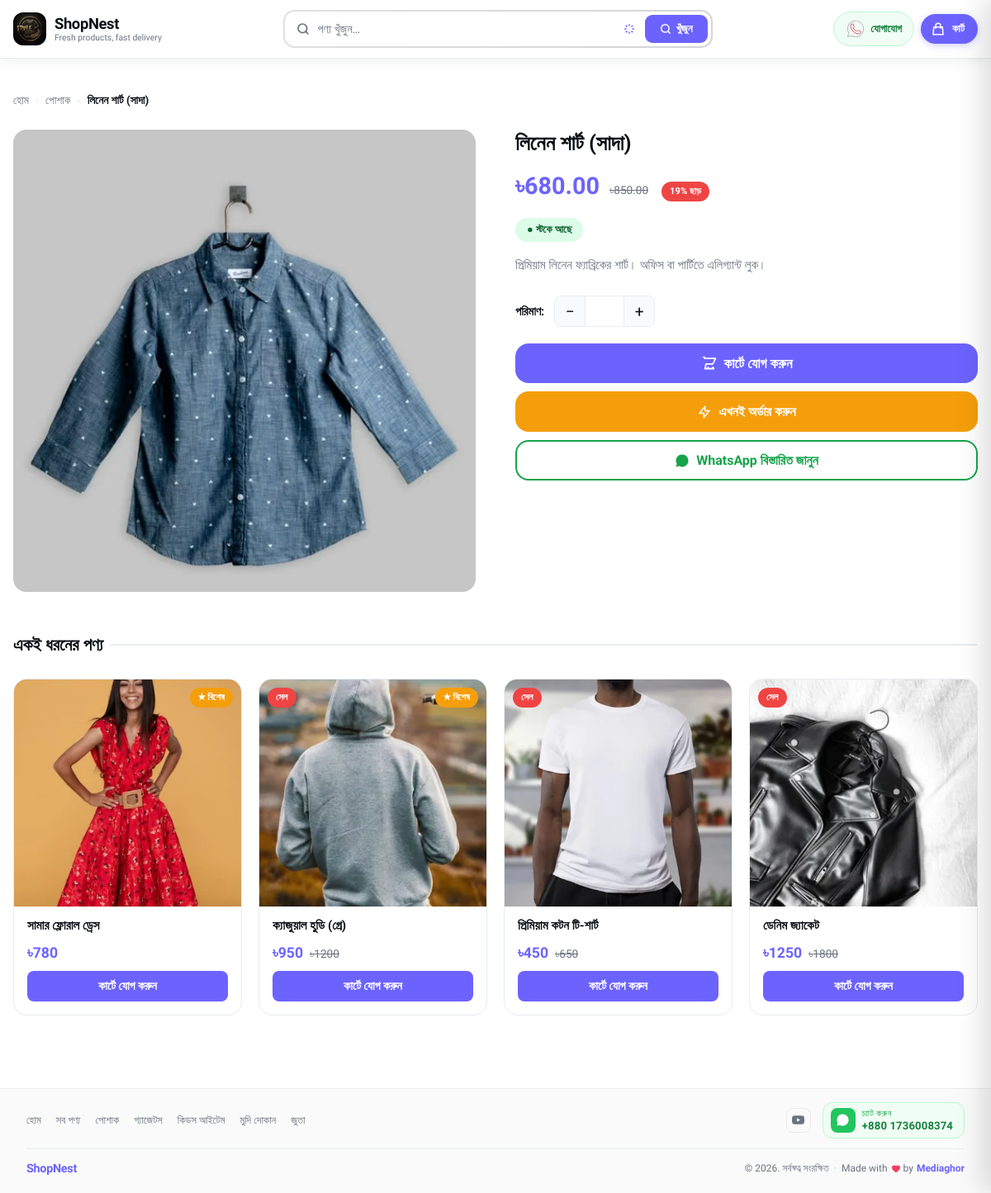
/product/linen-shirt-white, run on the app's committed database.
### tables this page shows
CREATE TABLE categories (
            id         INTEGER PRIMARY KEY AUTOINCREMENT,
            name       TEXT NOT NULL,
            slug       TEXT UNIQUE NOT NULL,
            sort_order INTEGER DEFAULT 0
        );

CREATE TABLE products (
            id          INTEGER PRIMARY KEY AUTOINCREMENT,
            name        TEXT NOT NULL,
            slug        TEXT UNIQUE NOT NULL,
            description TEXT,
            price       REAL NOT NULL,
            old_price   REAL,
            stock       INTEGER DEFAULT 0,
            category_id INTEGER REFERENCES categories(id),
            image       TEXT,
            is_active   INTEGER DEFAULT 1,
            is_featured INTEGER DEFAULT 0,
            created_at  TEXT DEFAULT (datetime('now'))
        );

### main.py (the view)
@app.get("/product/{slug}", response_class=HTMLResponse)
async def product_detail(slug: str, request: Request):
    async for db in get_db():
        base = await ctx(request, db)
        product = await fetch_product_by_slug(db, slug)
        if not product or not product["is_active"]:
            raise HTTPException(404)
        categories = await fetch_categories(db)
        related = []
        if product["category_id"]:
            related = await fetch_related_products(db, product["category_id"], product["id"])
        return templates.TemplateResponse(request,
            "shop/product.html",
            {**base, "product": product, "categories": categories, "related": related},
        )

### templates/shop/product.html (shortened to what this page needs)
{% extends "base.html" %}
{% block content %}
<div class="container">
  <div class="section">
    <nav class="breadcrumb">
      <a href="/">হোম</a>
      <span>›</span>
      {% if product.category_slug %}
      <a href="/category/{{ product.category_slug }}">{{ product.category_name }}</a>
      <span>›</span>
      {% endif %}
      <span>{{ product.name }}</span>
    </nav>
    <div class="product-detail-grid"
         x-data="{
           qty: 1,
           addToCart() {
             for (let i = 0; i < this.qty; i++) $store.cart.addItem(window.__pd);
           },
           orderNow() {
             for (let i = 0; i < this.qty; i++) $store.cart.addItem(window.__pd);
             $store.cart.openCheckout();
           }
         }">
      <div class="product-detail-img">
        {% if product.image %}
        <img src="/static/uploads/products/{{ product.image }}" alt="{{ product.name }}"
             width="800" height="800">
        {% else %}
        <div class="product-detail-placeholder">📦</div>
        {% endif %}
      </div>
      <div class="product-detail-info">
        <h1>{{ product.name }}</h1>
        <div class="product-detail-price">
          <span class="price-current">{{ settings.currency_symbol }}{{ "%.2f"|format(product.price) }}</span>
          {% if product.old_price and product.old_price > product.price %}
          <span class="price-old">{{ settings.currency_symbol }}{{ "%.2f"|format(product.old_price) }}</span>
          <span class="badge-sale" style="position:static;margin-left:4px;">
            {{ ((1 - product.price / product.old_price) * 100) | int }}% ছাড়
          </span>
          {% endif %}
        </div>
        {% if product.stock == 0 %}
        <span class="stock-badge no-stock">● স্টক নেই</span>
        {% elif product.stock < 5 %}
        <span class="stock-badge low-stock">● মাত্র {{ product.stock }}টি বাকি</span>
        {% else %}
        <span class="stock-badge in-stock">● স্টকে আছে</span>
        {% endif %}
        {% if product.description %}
        <div class="product-detail-desc">{{ product.description }}</div>
        {% endif %}
        {% if product.stock > 0 %}
        <div class="qty-selector">
          <label>পরিমাণ:</label>
          <div class="qty-control">
            <button @click="qty = Math.max(1, qty - 1)">−</button>
            <input type="number" :value="qty" min="1" max="{{ product.stock }}"
                   @input="qty = Math.max(1, Math.min({{ product.stock }}, parseInt($event.target.value)||1))">
            <button @click="qty = Math.min({{ product.stock }}, qty + 1)">+</button>
          </div>
        </div>
        <button class="btn-add-cart-lg" @click="addToCart()">
          <svg width="20" height="20" fill="none" viewBox="0 0 24 24" stroke="currentColor">
            <path stroke-linecap="round" stroke-linejoin="round" stroke-width="2"
                  d="M3 3h2l.4 2M7 13h10l4-8H5.4m1.6 8l-1.4 7h12.8M10 20a1 1 0 100-2 1 1 0 000 2zm7 0a1 1 0 100-2 1 1 0 000 2z"/>
          </svg>
          কার্টে যোগ করুন
        </button>
        <button class="btn-direct-order btn-order-now" @click="orderNow()">
          <svg width="18" height="18" viewBox="0 0 24 24" fill="none" stroke="currentColor">
            <path stroke-linecap="round" stroke-linejoin="round" stroke-width="2"
                  d="M13 10V3L4 14h7v7l9-11h-7z"/>
          </svg>
          এখনই অর্ডার করুন
        </button>
        {% if settings.whatsapp %}
        <button class="btn-direct-order btn-wa-order"
          @click="
            const msg = 'আমি এই পণ্য সম্পর্কে বিস্তারিত জানতে চাই 🙂\n\n📦 পণ্য: {{ product.name }}\n💰 দাম: {{ settings.currency_symbol }}{{ '%.0f'|format(product.price) }}\n🔗 লিংক: ' + window.location.href;
            window.open('https://wa.me/' + window.WA_FULL + '?text=' + encodeURIComponent(msg), '_blank');
          ">
          WhatsApp বিস্তারিত জানুন
        </button>
        {% endif %}
        {% else %}
        <button class="btn-add-cart-lg" disabled>স্টক নেই</button>
        {% endif %}
      </div>
    </div>
    {% if related %}
    <section style="margin-top:48px;">
      <h2 class="section-title">একই ধরনের পণ্য</h2>
      <div class="product-grid">
        {% for product in related %}
        {% include "includes/product_card.html" %}
        {% endfor %}
      </div>
    </section>
    {% endif %}
  </div>
</div>
{% endblock %}

### templates/includes/product_card.html (shortened to what this page needs)
<div class="product-card">
  <a href="/product/{{ product.slug }}">
    <div class="product-card-img-wrap">
      {% if product.image %}
      <img src="/static/uploads/products/{{ product.image.replace('.webp', '_thumb.webp') }}" alt="{{ product.name }}{% if settings.seo_alt_suffix %} — {{ settings.seo_alt_suffix }}{% endif %}"
           width="400" height="400" loading="lazy" decoding="async">
      {% else %}
      <div class="product-card-placeholder">📦</div>
      {% endif %}
      {% if product.old_price and product.old_price > product.price %}
      <span class="badge-sale">সেল</span>
      {% endif %}
      {% if product.is_featured %}
      <span class="badge-featured">★ বিশেষ</span>
      {% endif %}
    </div>
  </a>
  <div class="product-card-body">
    <a href="/product/{{ product.slug }}" class="product-card-name">{{ product.name }}</a>
    <div class="product-card-price">
      <span class="price-current">{{ settings.currency_symbol }}{{ "%.0f"|format(product.price) }}</span>
      {% if product.old_price and product.old_price > product.price %}
      <span class="price-old">{{ settings.currency_symbol }}{{ "%.0f"|format(product.old_price) }}</span>
      {% endif %}
    </div>
    <button class="btn-add-cart"
      @click="$store.cart.addItem({
        id: {{ product.id }},
        slug: '{{ product.slug }}',
        name: '{{ product.name | replace("'", "\\'") }}',
        price: {{ product.price }},
        image: '{{ product.image or "" }}'
      })">
      {% if product.stock == 0 %}স্টক নেই{% else %}কার্টে যোগ করুন{% endif %}
    </button>
  </div>
</div>

### templates/includes/footer.html (shortened to what this page needs)
<footer class="ft-simple">
  <div class="container">
    <div class="ft-row1">
      <div class="ft-simple-links">
        <a href="/">হোম</a>
        <a href="/search">সব পণ্য</a>
        {% for cat in (categories or []) %}
        <a href="/category/{{ cat.slug }}">{{ cat.name }}</a>
        {% endfor %}
      </div>
      <div class="ft-row1-right">
        {% set has_social = settings.social_facebook or settings.social_instagram or settings.social_youtube or settings.social_twitter or settings.social_tiktok %}
        {% if has_social %}
        <div class="ft-icons">
          {% if settings.social_youtube %}
          <a href="{{ settings.social_youtube }}" class="ft-icon" target="_blank" rel="noopener" aria-label="YouTube">
          </a>
          {% endif %}
        </div>
        {% endif %}
        {% if settings.whatsapp %}
        <a href="https://wa.me/{{ wa_full(settings.whatsapp_cc, settings.whatsapp) }}" class="ft-wa-number" target="_blank" rel="noopener" aria-label="WhatsApp">
          <span class="ft-wa-icon">
          </span>
          <span class="ft-wa-text">
            <span class="ft-wa-label">চ্যাট করুন</span>
            <span class="ft-wa-num">+{{ settings.whatsapp_cc or '880' }} {{ settings.whatsapp }}</span>
          </span>
        </a>
        {% endif %}
      </div>
    </div>
    <div class="ft-divider-line"></div>
    <div class="ft-row2">
      <a href="/" class="ft-simple-brand">{{ settings.store_name }}</a>
      <span class="ft-simple-copy">
        © {{ current_year() }}. সর্বস্বত্ব সংরক্ষিত
        <span class="ft-dot">·</span>
        <span class="ft-credit">
          Made with
          by <a href="https://mediaghor.com" target="_blank" rel="noopener" class="ft-mediaghor">Mediaghor</a>
        </span>
      </span>
    </div>
  </div>
</footer>

### data on the page
categories: category_name "পোশাক", name "পোশাক"
products: name "লিনেন শার্ট (সাদা)", image (picture), price "680.00", old_price "850.00", ((1-product.price/product.old_price)*100)|int "19", description "প্রিমিয়াম লিনেন ফ্যাব্রিকের শার্ট। অফিস বা পার্টিতে এলিগ্যান্ট লুক।"
products: shows a picture, is_featured "★ বিশেষ", name "সামার ফ্লোরাল ড্রেস", currency_symbol "৳", price "780", stock "কার্টে যোগ করুন"
products: shows a picture, shows "সেল", is_featured "★ বিশেষ", name "ক্যাজুয়াল হুডি (গ্রে)", currency_symbol "৳", price "950", old_price "1200", stock "কার্টে যোগ করুন"
products: shows a picture, shows "সেল", name "প্রিমিয়াম কটন টি-শার্ট", currency_symbol "৳", price "450", old_price "650", stock "কার্টে যোগ করুন"
products: shows a picture, shows "সেল", name "ডেনিম জ্যাকেট", currency_symbol "৳", price "1250", old_price "1800", stock "কার্টে যোগ করুন"
categories: name "গ্যাজেটস"
categories: name "কিডস আইটেম"
categories: name "মুদি দোকান"
categories: name "জুতা"

### other printed values
{{ settings.store_name }} "ShopNest"
{{ settings.tagline }} "Fresh products, fast delivery"
{{ settings.currency_symbol }} "৳"
{{ settings.whatsapp_cc or '880' }} "880"
{{ settings.whatsapp }} "1736008374"
{{ current_year() }} "2026"
